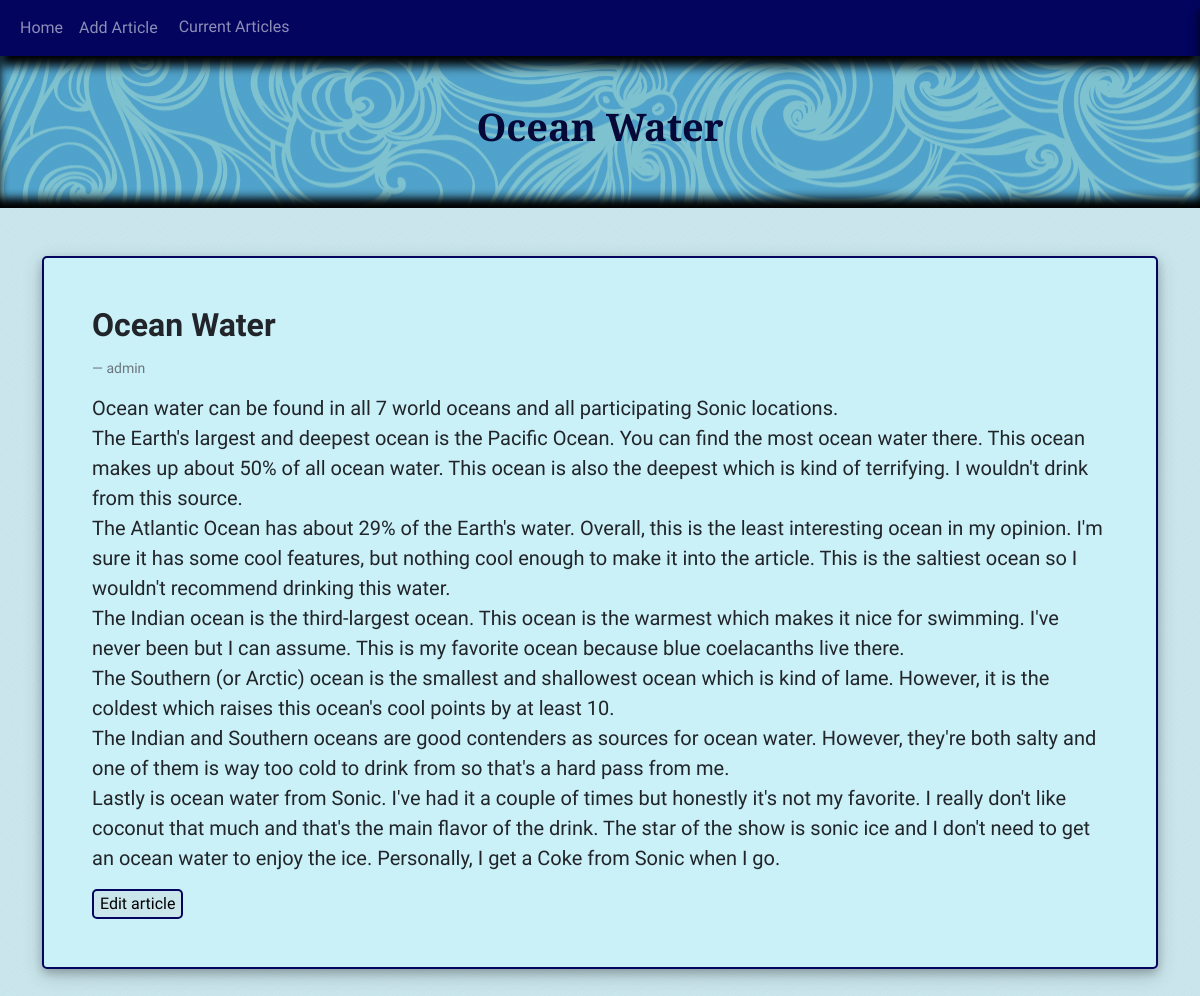
Page /wiki/wiki.php?short_title=Ocean (signed in) on the committed database.
### tables this page shows
CREATE TABLE `articles` (
  `shortTitle` varchar(15) NOT NULL,
  `author` varchar(30) NOT NULL,
  `title` varchar(60) NOT NULL,
  `text` text NOT NULL
);

### wiki/wiki.php (the view, shortened to what this page needs)
<?php
$shortTitle = $_GET['short_title'];
$db = new mysqli("localhost", "INFX371", "P*ssword", "wiki");
$title = $db->query("SELECT * FROM articles WHERE shortTitle = '$shortTitle'");
$articleInfo = $title->fetch_assoc();
$articleTitle = $articleInfo['title'];
$articleAuthor = $articleInfo['author'];
$text = $db->query("SELECT text FROM articles WHERE shortTitle = '$shortTitle'");
$newText = $text->fetch_assoc();
?>
<!DOCTYPE html>
<html lang="en">
<head>
    <link href="https://cdn.jsdelivr.net/npm/bootstrap@5.0.2/dist/css/bootstrap.min.css" rel="stylesheet">
    <link href="waterwiki.css" rel="stylesheet" type="text/css">
</head>
<body>
    <nav class="navbar navbar-expand-sm navbar-dark" id="top">
        <div class="container-fluid">
            <ul class="navbar-nav">
                <li class="nav-item">
                    <a class="nav-link" href="home.php">Home</a>
                </li>
                <li class="nav-item">
                    <a class="nav-link" href="addArticle.php">Add Article</a>
                </li>
                <li class="nav-item">
                    <button class="btn" type="button" data-bs-toggle="offcanvas" data-bs-target="#offcanvasRight" aria-controls="offcanvasRight">Current Articles</button>
                </li>
            </ul>
        </div>
    </nav>
    <div class="p-5 text-white text-center" id="heading">
        <h1><strong><?php echo $articleTitle?></strong></h1>
    </div>
    <div class="container">
        <div class="card p-5 my-5" id="article">
            <div>
                <h2><strong><?php echo $articleTitle?></strong></h2>
                <h4 class="blockquote-footer my-3"><?php echo $articleAuthor ?></h4>
            </div>
            <div class="lead text-start text-break">
                <p><?php echo nl2br($newText['text']) ?></p>
            </div>
            <div class="add">
                <button type="submit" id="addButton" onclick="showForm()" class="submitbtn">Edit article</button>
            </div>
        </div>
    </div>
</body>
</html>

### wiki/waterwiki.css (style rules this page uses)
body { background: #caf0f8 url("diagonal-waves.png") repeat; font-family: 'Fauna One', serif; font-size: 16px; }
.card { display: inline-block; box-shadow: 0 4px 8px 0 rgba(0, 0, 0, 0.2), 0 6px 20px 0 rgba(0, 0, 0, 0.19); }
#top { background-color: #03045E; box-shadow: 0px 10px 10px black; }
#heading { background: rgba(0, 119, 182, .6) url("background1.png"); font-family: Cinzel, serif; color: #1c228c; font-size: 50px; box-shadow: 0px -10px 10px black inset; }
#heading p, h1 { font-size:38px; color: #060938; }
.btn { color: rgba(255,255,255,.55); }
#article { background-color: #CAF0F8; border: 2px solid #03045E; border-radius: 5px; }
.submitbtn { background: #CAF0F8 url("diagonal-waves.png") repeat; border: 2px solid #03045E; border-radius: 5px; }

### rows in the picture
articles: title "Ocean Water", author "admin", text "Ocean water can be found in all 7 world oceans and all participating Sonic locations. The Earth's largest and deepest ocean is the Pacific Ocean. You can find the most ocean water there. This ocean makes up about 50% of all ocean water. This ocean is also the deepest which is kind of terrifying. I wouldn't drink from this source. The Atlantic Ocean has about 29% of the Earth's water. Overall, this is the least interesting ocean in my opinion. I'm sure it has some cool features, but nothing cool enough to make it into the article. This is the saltiest ocean so I wouldn't recommend drinking this water. The Indian ocean is the third-largest ocean. This ocean is the warmest which makes it nice…"
